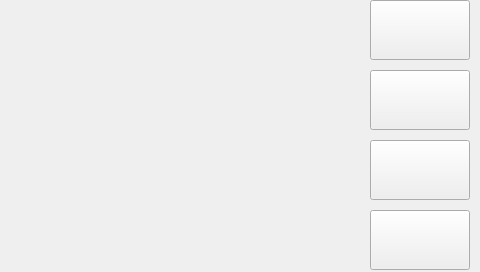
<?xml version="1.0" encoding="UTF-8"?>
<ui version="4.0">
 <class>Widget</class>
 <widget class="QWidget" name="Widget">
  <property name="geometry">
   <rect>
    <x>0</x>
    <y>0</y>
    <width>480</width>
    <height>272</height>
   </rect>
  </property>
  <property name="windowTitle">
   <string>Widget</string>
  </property>
  <widget class="QPushButton" name="capture">
   <property name="geometry">
    <rect>
     <x>370</x>
     <y>0</y>
     <width>100</width>
     <height>60</height>
    </rect>
   </property>
   <property name="text">
    <string/>
   </property>
   <property name="icon">
    <iconset resource="images.qrc">
     <normaloff>:/file/images/play.png</normaloff>:/file/images/play.png</iconset>
   </property>
   <property name="iconSize">
    <size>
     <width>100</width>
     <height>60</height>
    </size>
   </property>
  </widget>
  <widget class="QPushButton" name="stopcapture">
   <property name="geometry">
    <rect>
     <x>370</x>
     <y>70</y>
     <width>100</width>
     <height>60</height>
    </rect>
   </property>
   <property name="text">
    <string/>
   </property>
   <property name="icon">
    <iconset resource="images.qrc">
     <normaloff>:/file/images/pause.png</normaloff>:/file/images/pause.png</iconset>
   </property>
   <property name="iconSize">
    <size>
     <width>100</width>
     <height>60</height>
    </size>
   </property>
  </widget>
  <widget class="QPushButton" name="replay">
   <property name="geometry">
    <rect>
     <x>370</x>
     <y>140</y>
     <width>100</width>
     <height>60</height>
    </rect>
   </property>
   <property name="text">
    <string/>
   </property>
   <property name="icon">
    <iconset resource="images.qrc">
     <normaloff>:/file/images/replay.png</normaloff>:/file/images/replay.png</iconset>
   </property>
   <property name="iconSize">
    <size>
     <width>100</width>
     <height>60</height>
    </size>
   </property>
  </widget>
  <widget class="QPushButton" name="quit">
   <property name="geometry">
    <rect>
     <x>370</x>
     <y>210</y>
     <width>100</width>
     <height>60</height>
    </rect>
   </property>
   <property name="text">
    <string/>
   </property>
   <property name="icon">
    <iconset resource="images.qrc">
     <normaloff>:/file/images/exit.png</normaloff>:/file/images/exit.png</iconset>
   </property>
   <property name="iconSize">
    <size>
     <width>100</width>
     <height>65</height>
    </size>
   </property>
  </widget>
  <widget class="QLabel" name="label">
   <property name="geometry">
    <rect>
     <x>10</x>
     <y>19</y>
     <width>351</width>
     <height>221</height>
    </rect>
   </property>
   <property name="text">
    <string/>
   </property>
  </widget>
 </widget>
 <layoutdefault spacing="6" margin="11"/>
 <resources>
  <include location="images.qrc"/>
 </resources>
 <connections/>
</ui>
